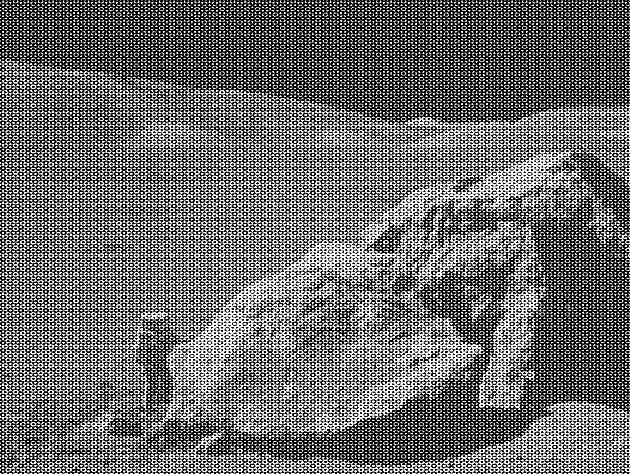
#> input picture Computational Physics/moonlanding.png, 630 x 474 px
$ jupyter execute Untitled2.ipynb   (shell and % lines are left out)
#> lines starting #> are read from the running program, lines starting #| are printed output that depends on the picture
[cell 1]
import matplotlib.pyplot as plt

[cell 2]
import numpy as np
from scipy import fftpack

[cell 3]
from skimage import io
image = io.imread('moonlanding.png')
#> image is the input picture: shape (474, 630); min 0, max 255, mean 108.1
M, N = image.shape
#> M = 474; N = 630

f, ax = plt.subplots(figsize=(4.8, 4.8))
ax.imshow(image)

print((M, N), image.dtype)
#| (474, 630) uint8

[cell 4]
F = fftpack.fftn(image)

F_magnitude = np.abs(F)
F_magnitude = fftpack.fftshift(F_magnitude)

[cell 5]
f, ax = plt.subplots(figsize=(4.8, 4.8))

ax.imshow(np.log(1 + F_magnitude), cmap='viridis',
          extent=(-N // 2, N // 2, -M // 2, M // 2))
ax.set_title('Spectrum magnitude');
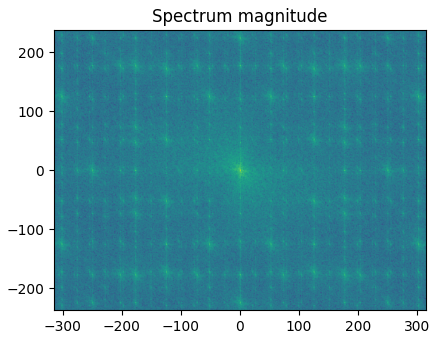
#> figure drawn by matplotlib, 1 panel

[cell 6]
# Set block around center of spectrum to zero
K = 40
F_magnitude[M // 2 - K: M // 2 + K, N // 2 - K: N // 2 + K] = 0
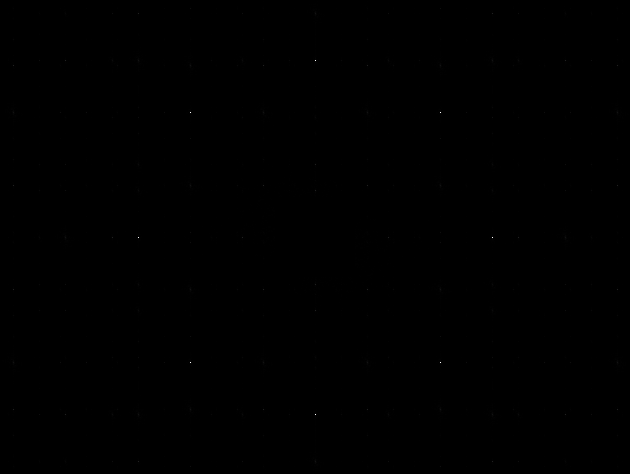
#> F_magnitude: shape (474, 630) float64; min 0, max 9426692.7, mean 11834.9; drawn with min black and max white

# Find all peaks higher than the 98th percentile
peaks = F_magnitude < np.percentile(F_magnitude, 98)
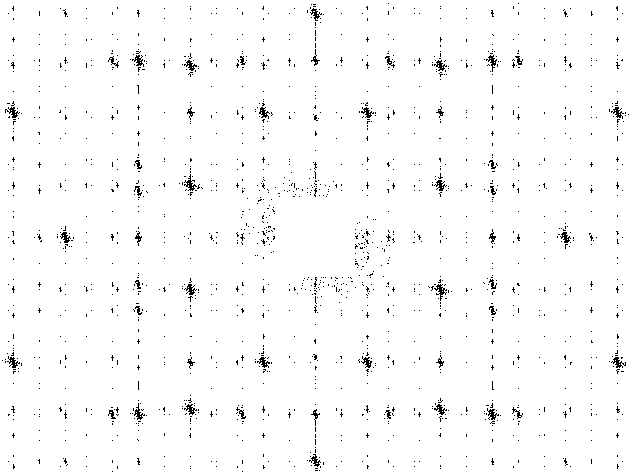
#> peaks: shape (474, 630) bool; 98% white; black in thin lines or dots

# Shift the peaks back to align with the original spectrum
peaks = fftpack.ifftshift(peaks)
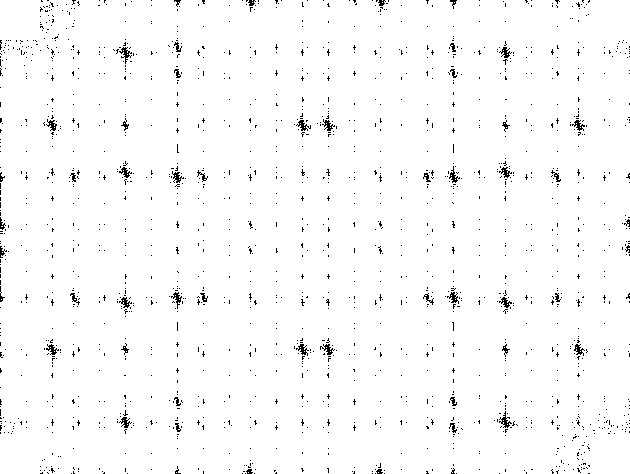
#> peaks: shape (474, 630) bool; 98% white; black in thin lines or dots

# Make a copy of the original (complex) spectrum
F_dim = F.copy()

# Set those peak coefficients to zero
F_dim = F_dim * peaks.astype(int)

# Do the inverse Fourier transform to get back to an image.
# Since we started with a real image, we only look at the real part of
# the output.
image_filtered = np.real(fftpack.ifft2(F_dim))
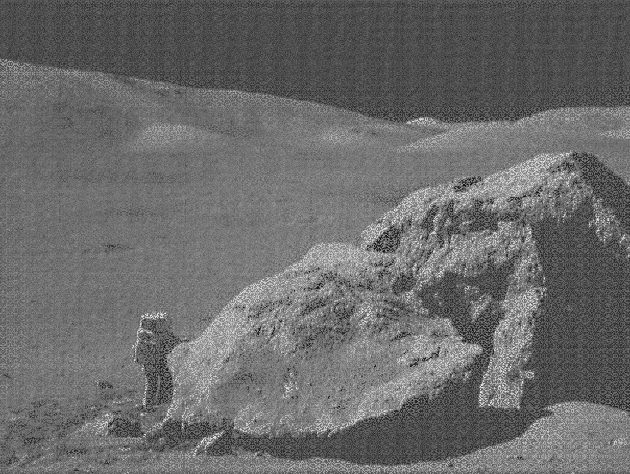
#> image_filtered: shape (474, 630) float64; min -21.64, max 287.6, mean 108.1; drawn with min black and max white

f, (ax0, ax1) = plt.subplots(2, 1, figsize=(4.8, 7))
ax0.imshow(np.log10(1 + np.abs(F_dim)), cmap='viridis')
ax0.set_title('Spectrum after suppression')

ax1.imshow(image_filtered)
ax1.set_title('Reconstructed image');
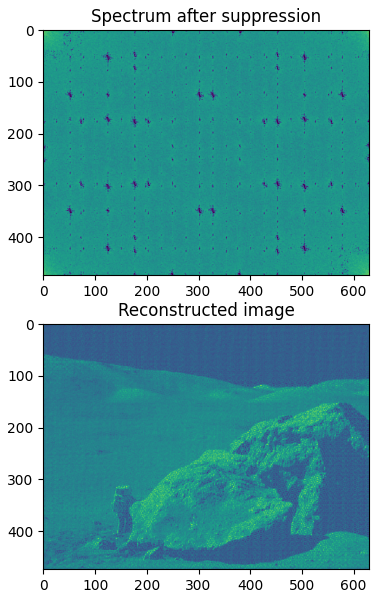
#> figure drawn by matplotlib, 2 panels
